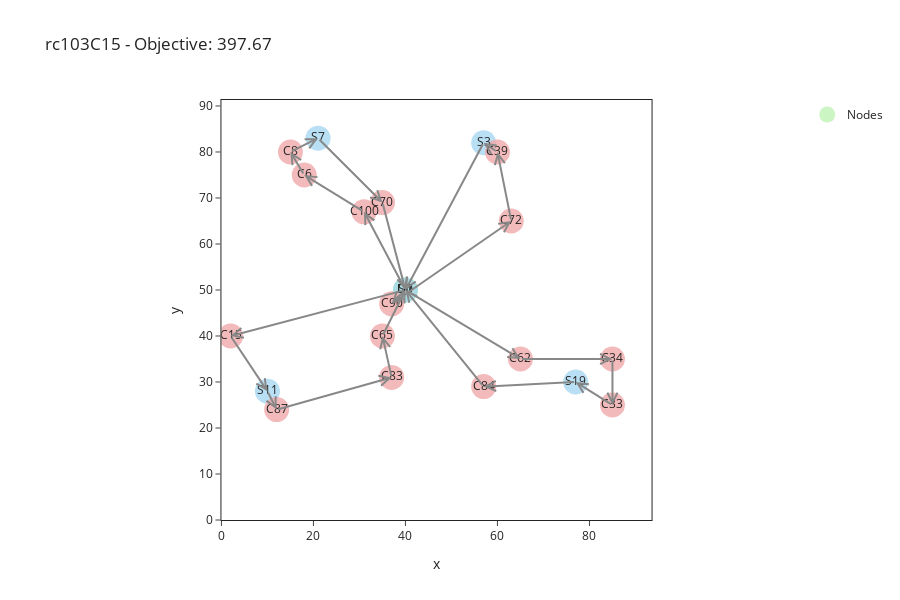

The code cell stored with this chart in its notebook:
### Code cell
plot_interactive_graph(m.data['V'], e=e_flat, obj=m.instance.obj(), instance_name=m.instance_name)

### Figure 1 — Plotly figure (JSON) as saved in the notebook; plotly's stock layout.template omitted (floating-point values rounded to 4 significant figures)
{"data": [{"customdata": ["d", "d", "s", "s", "s", "s", "s", "m", "m", "m", "m", "m", "m", "m", "m", "m", "m", "m", "m", "m", "m", "m"], "hoverinfo": "none", "hovertemplate": "<b>%{text}</b>: %{customdata}<br>X: %{x}<br>Y: %{y}", "marker": {"color": ["rgba(191, 243, 180, 0.8)", "rgba(191, 243, 180, 0.8)", "rgba(167, 215, 241, 0.8)", "rgba(167, 215, 241, 0.8)", "rgba(167, 215, 241, 0.8)", "rgba(167, 215, 241, 0.8)", "rgba(167, 215, 241, 0.8)", "rgba(240, 169, 171, 0.8)", "rgba(240, 169, 171, 0.8)", "rgba(240, 169, 171, 0.8)", "rgba(240, 169, 171, 0.8)", "rgba(240, 169, 171, 0.8)", "rgba(240, 169, 171, 0.8)", "rgba(240, 169, 171, 0.8)", "rgba(240, 169, 171, 0.8)", "rgba(240, 169, 171, 0.8)", "rgba(240, 169, 171, 0.8)", "rgba(240, 169, 171, 0.8)", "rgba(240, 169, 171, 0.8)", "rgba(240, 169, 171, 0.8)", "rgba(240, 169, 171, 0.8)", "rgba(240, 169, 171, 0.8)"], "size": 25}, "mode": "markers+text", "name": "Nodes", "showlegend": true, "text": ["D0", "D1", "S0", "S3", "S7", "S11", "S19", "C33", "C84", "C15", "C6", "C90", "C62", "C8", "C39", "C34", "C65", "C70", "C72", "C87", "C100", "C83"], "type": "scatter", "x": [40, 40, 40, 57, 21, 10, 77, 85, 57, 2, 18, 37, 65, 15, 60, 85, 35, 35, 63, 12, 31, 37], "y": [50, 50, 50, 82, 83, 28, 30, 25, 29, 40, 75, 47, 35, 80, 80, 35, 40, 69, 65, 24, 67, 31]}], "layout": {"annotations": [{"arrowcolor": "#888", "arrowhead": 5, "arrowsize": 1, "arrowwidth": 2, "ax": 40, "axref": "x", "ay": 50, "ayref": "y", "showarrow": true, "text": "", "x": 40, "xref": "x", "y": 50, "yref": "y"}, {"arrowcolor": "#888", "arrowhead": 5, "arrowsize": 1, "arrowwidth": 2, "ax": 57, "axref": "x", "ay": 82, "ayref": "y", "showarrow": true, "text": "", "x": 40, "xref": "x", "y": 50, "yref": "y"}, {"arrowcolor": "#888", "arrowhead": 5, "arrowsize": 1, "arrowwidth": 2, "ax": 57, "axref": "x", "ay": 29, "ayref": "y", "showarrow": true, "text": "", "x": 40, "xref": "x", "y": 50, "yref": "y"}, {"arrowcolor": "#888", "arrowhead": 5, "arrowsize": 1, "arrowwidth": 2, "ax": 35, "axref": "x", "ay": 40, "ayref": "y", "showarrow": true, "text": "", "x": 40, "xref": "x", "y": 50, "yref": "y"}, {"arrowcolor": "#888", "arrowhead": 5, "arrowsize": 1, "arrowwidth": 2, "ax": 35, "axref": "x", "ay": 69, "ayref": "y", "showarrow": true, "text": "", "x": 40, "xref": "x", "y": 50, "yref": "y"}, {"arrowcolor": "#888", "arrowhead": 5, "arrowsize": 1, "arrowwidth": 2, "ax": 60, "axref": "x", "ay": 80, "ayref": "y", "showarrow": true, "text": "", "x": 57, "xref": "x", "y": 82, "yref": "y"}, {"arrowcolor": "#888", "arrowhead": 5, "arrowsize": 1, "arrowwidth": 2, "ax": 15, "axref": "x", "ay": 80, "ayref": "y", "showarrow": true, "text": "", "x": 21, "xref": "x", "y": 83, "yref": "y"}, {"arrowcolor": "#888", "arrowhead": 5, "arrowsize": 1, "arrowwidth": 2, "ax": 2, "axref": "x", "ay": 40, "ayref": "y", "showarrow": true, "text": "", "x": 10, "xref": "x", "y": 28, "yref": "y"}, {"arrowcolor": "#888", "arrowhead": 5, "arrowsize": 1, "arrowwidth": 2, "ax": 85, "axref": "x", "ay": 25, "ayref": "y", "showarrow": true, "text": "", "x": 77, "xref": "x", "y": 30, "yref": "y"}, {"arrowcolor": "#888", "arrowhead": 5, "arrowsize": 1, "arrowwidth": 2, "ax": 85, "axref": "x", "ay": 35, "ayref": "y", "showarrow": true, "text": "", "x": 85, "xref": "x", "y": 25, "yref": "y"}, {"arrowcolor": "#888", "arrowhead": 5, "arrowsize": 1, "arrowwidth": 2, "ax": 77, "axref": "x", "ay": 30, "ayref": "y", "showarrow": true, "text": "", "x": 57, "xref": "x", "y": 29, "yref": "y"}, {"arrowcolor": "#888", "arrowhead": 5, "arrowsize": 1, "arrowwidth": 2, "ax": 40, "axref": "x", "ay": 50, "ayref": "y", "showarrow": true, "text": "", "x": 2, "xref": "x", "y": 40, "yref": "y"}, {"arrowcolor": "#888", "arrowhead": 5, "arrowsize": 1, "arrowwidth": 2, "ax": 31, "axref": "x", "ay": 67, "ayref": "y", "showarrow": true, "text": "", "x": 18, "xref": "x", "y": 75, "yref": "y"}, {"arrowcolor": "#888", "arrowhead": 5, "arrowsize": 1, "arrowwidth": 2, "ax": 40, "axref": "x", "ay": 50, "ayref": "y", "showarrow": true, "text": "", "x": 37, "xref": "x", "y": 47, "yref": "y"}, {"arrowcolor": "#888", "arrowhead": 5, "arrowsize": 1, "arrowwidth": 2, "ax": 40, "axref": "x", "ay": 50, "ayref": "y", "showarrow": true, "text": "", "x": 65, "xref": "x", "y": 35, "yref": "y"}, {"arrowcolor": "#888", "arrowhead": 5, "arrowsize": 1, "arrowwidth": 2, "ax": 18, "axref": "x", "ay": 75, "ayref": "y", "showarrow": true, "text": "", "x": 15, "xref": "x", "y": 80, "yref": "y"}, {"arrowcolor": "#888", "arrowhead": 5, "arrowsize": 1, "arrowwidth": 2, "ax": 63, "axref": "x", "ay": 65, "ayref": "y", "showarrow": true, "text": "", "x": 60, "xref": "x", "y": 80, "yref": "y"}, {"arrowcolor": "#888", "arrowhead": 5, "arrowsize": 1, "arrowwidth": 2, "ax": 65, "axref": "x", "ay": 35, "ayref": "y", "showarrow": true, "text": "", "x": 85, "xref": "x", "y": 35, "yref": "y"}, {"arrowcolor": "#888", "arrowhead": 5, "arrowsize": 1, "arrowwidth": 2, "ax": 37, "axref": "x", "ay": 31, "ayref": "y", "showarrow": true, "text": "", "x": 35, "xref": "x", "y": 40, "yref": "y"}, {"arrowcolor": "#888", "arrowhead": 5, "arrowsize": 1, "arrowwidth": 2, "ax": 21, "axref": "x", "ay": 83, "ayref": "y", "showarrow": true, "text": "", "x": 35, "xref": "x", "y": 69, "yref": "y"}, {"arrowcolor": "#888", "arrowhead": 5, "arrowsize": 1, "arrowwidth": 2, "ax": 37, "axref": "x", "ay": 47, "ayref": "y", "showarrow": true, "text": "", "x": 63, "xref": "x", "y": 65, "yref": "y"}, {"arrowcolor": "#888", "arrowhead": 5, "arrowsize": 1, "arrowwidth": 2, "ax": 10, "axref": "x", "ay": 28, "ayref": "y", "showarrow": true, "text": "", "x": 12, "xref": "x", "y": 24, "yref": "y"}, {"arrowcolor": "#888", "arrowhead": 5, "arrowsize": 1, "arrowwidth": 2, "ax": 40, "axref": "x", "ay": 50, "ayref": "y", "showarrow": true, "text": "", "x": 31, "xref": "x", "y": 67, "yref": "y"}, {"arrowcolor": "#888", "arrowhead": 5, "arrowsize": 1, "arrowwidth": 2, "ax": 12, "axref": "x", "ay": 24, "ayref": "y", "showarrow": true, "text": "", "x": 37, "xref": "x", "y": 31, "yref": "y"}], "height": 600, "showlegend": true, "title": {"text": "rc103C15 - Objective: 397.67"}, "xaxis": {"anchor": "y", "constrain": "domain", "domain": [0, 1], "mirror": true, "range": [0, 93.5], "showline": true, "ticks": "outside", "title": {"text": "x"}}, "yaxis": {"anchor": "x", "domain": [0, 1], "mirror": true, "range": [0, 91.3], "scaleanchor": "x", "scaleratio": 1, "showline": true, "ticks": "outside", "title": {"text": "y"}}}}
